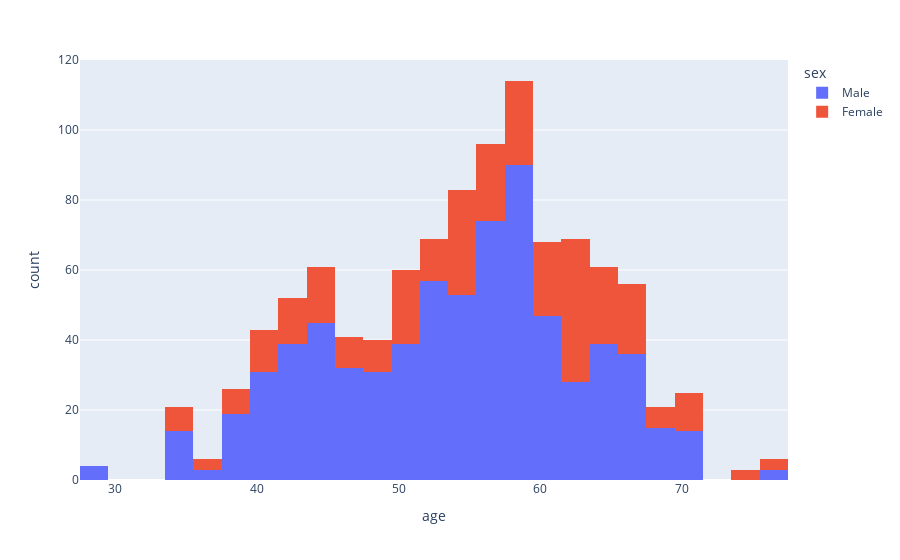

Write notebook code for a chart like this one.
### Code cell
#Lets explore the gender base distribution of the dataset for age column
# plot the histogram of age column using plotly and coloring this by sex

fig = px.histogram(data_frame=df, x='age', color='sex')
fig.show()

### Figure 1 — Plotly figure (JSON) as saved in the notebook; plotly's stock layout.template omitted (floating-point values rounded to 4 significant figures; data arrays with more than 128 entries replaced by an {"elided": "..."} marker saying what was removed)
{"data": [{"alignmentgroup": "True", "bingroup": "x", "hovertemplate": "sex=Male<br>age=%{x}<br>count=%{y}<extra></extra>", "legendgroup": "Male", "marker": {"color": "#636efa", "pattern": {"shape": ""}}, "name": "Male", "offsetgroup": "Male", "orientation": "v", "showlegend": true, "type": "histogram", "x": {"elided": "713 int values"}, "xaxis": "x", "yaxis": "y"}, {"alignmentgroup": "True", "bingroup": "x", "hovertemplate": "sex=Female<br>age=%{x}<br>count=%{y}<extra></extra>", "legendgroup": "Female", "marker": {"color": "#EF553B", "pattern": {"shape": ""}}, "name": "Female", "offsetgroup": "Female", "orientation": "v", "showlegend": true, "type": "histogram", "x": {"elided": "312 int values"}, "xaxis": "x", "yaxis": "y"}], "layout": {"barmode": "relative", "legend": {"title": {"text": "sex"}, "tracegroupgap": 0}, "margin": {"t": 60}, "xaxis": {"anchor": "y", "domain": [0, 1], "title": {"text": "age"}}, "yaxis": {"anchor": "x", "domain": [0, 1], "title": {"text": "count"}}}}
